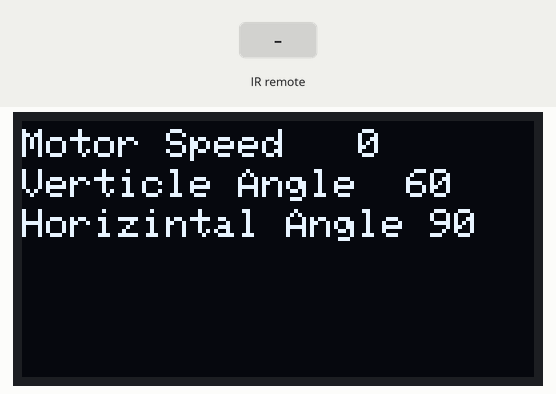
This sketch was run on a simulated Arduino Uno, built with avr-gcc and run on an emulated ATmega328P. Parts: 128×64 one-colour display. The inputs (shaded band) are chosen by the test bench. What the sketch prints to the serial monitor is not drawn.

Above: at 1.3 s.

The sketch:

sketch.ino
```cpp
#include <IRremote.h>
#include <Adafruit_GFX.h>
#include <Adafruit_SSD1306.h>


#define OLED_ADDR 0x3C         // OLED display address (may vary depending on the module)
Adafruit_SSD1306 display(-1);

const int IR_RECEIVE_PIN = 2;
const int V_SERVO_PIN = 5;  // servo 1
const int H_SERVO_PIN = 6;  // servo 2
const int dcMotorPin = 3;
const int redPin = A0;
const int greenPin = A1;
const int bluePin = A2;
const int buzzerPin = A3;


int dcMotorSpeed = 0;  // DC motor speed (0 - 255)
int verticle_sevo_angle = 60;
int horizontal_sevo_angle = 90;


#define IR_BUTTON_1 69
#define IR_BUTTON_2 70
#define IR_BUTTON_3 71
#define IR_BUTTON_4 68
#define IR_BUTTON_5 64
#define IR_BUTTON_6 67
#define IR_BUTTON_7 7
#define IR_BUTTON_8 21
#define IR_BUTTON_9 9
#define IR_BUTTON_0 25
#define IR_BUTTON_star 22
#define IR_BUTTON_hash 13
#define IR_BUTTON_up 24
#define IR_BUTTON_left 8
#define IR_BUTTON_down 82
#define IR_BUTTON_right 90
#define IR_BUTTON_ok 28


void setup() {
  Serial.begin(9600);
  IrReceiver.begin(IR_RECEIVE_PIN);
  printOnOLED();
  delay(100);
}
void loop() {
 // printOnOLED("hello");

  if (IrReceiver.decode()) {
      IrReceiver.resume();
      int command = IrReceiver.decodedIRData.command;
      //Serial.println(command);
      switch (command) {
        case IR_BUTTON_1:
          {

            Serial.println("Pressed on button 1");
            //printOnOLED("Slow");
            break;
          }
        case IR_BUTTON_2:
          {
            Serial.println("Pressed on button 2");
            break;
          }
        case IR_BUTTON_3:
          {
            Serial.println("Pressed on button 3");
            break;
          }
        case IR_BUTTON_4:
          {
            Serial.println("Pressed on button 4");
            break;
          }
        case IR_BUTTON_5:
          {
            Serial.println("Pressed on button 5");
            break;
          }
        case IR_BUTTON_6:
          {
            Serial.println("Pressed on button 6");
            break;
          }
        case IR_BUTTON_7:
          {
            Serial.println("Pressed on button 7");
            break;
          }
        case IR_BUTTON_8:
          {
            Serial.println("Pressed on button 8");
            break;
          }
        case IR_BUTTON_9:
          {
            Serial.println("Pressed on button 9");
            break;
          }
        case IR_BUTTON_0:
          {
            Serial.println("Pressed on button 0");
            break;
          }
        case IR_BUTTON_star:
          {
            Serial.println("Pressed on button *");
            break;
          }
        case IR_BUTTON_hash:
          {
            Serial.println("Pressed on button #");
            break;
          }
        case IR_BUTTON_up:
          {
            Serial.println("Pressed on button up");
            break;
          }
        case IR_BUTTON_left:
          {
            Serial.println("Pressed on button left");
            break;
          }
        case IR_BUTTON_down:
          {
            Serial.println("Pressed on button down");
            break;
          }
        case IR_BUTTON_right:
          {
            Serial.println("Pressed on button right");
            break;
          }
        case IR_BUTTON_ok:
          {
            Serial.println("Pressed on button OK");
            break;
          }
        default:
          {
            Serial.println("Button not recognized");
            break;
          }
      }
    }

}


void printOnOLED() {
  display.clearDisplay();
  display.setTextSize(1);
  display.setCursor(0, 2);
  String msg1 = "Motor Speed   " + String(dcMotorSpeed);
  display.println(msg1);
  display.setCursor(0, 12);
  String msg2 = "Verticle Angle  " + String(verticle_sevo_angle);
  display.println(msg2);
  display.setCursor(0, 22);
  String msg3 = "Horizintal Angle " + String(horizontal_sevo_angle);
  display.println(msg3);
  display.display();
}
```
